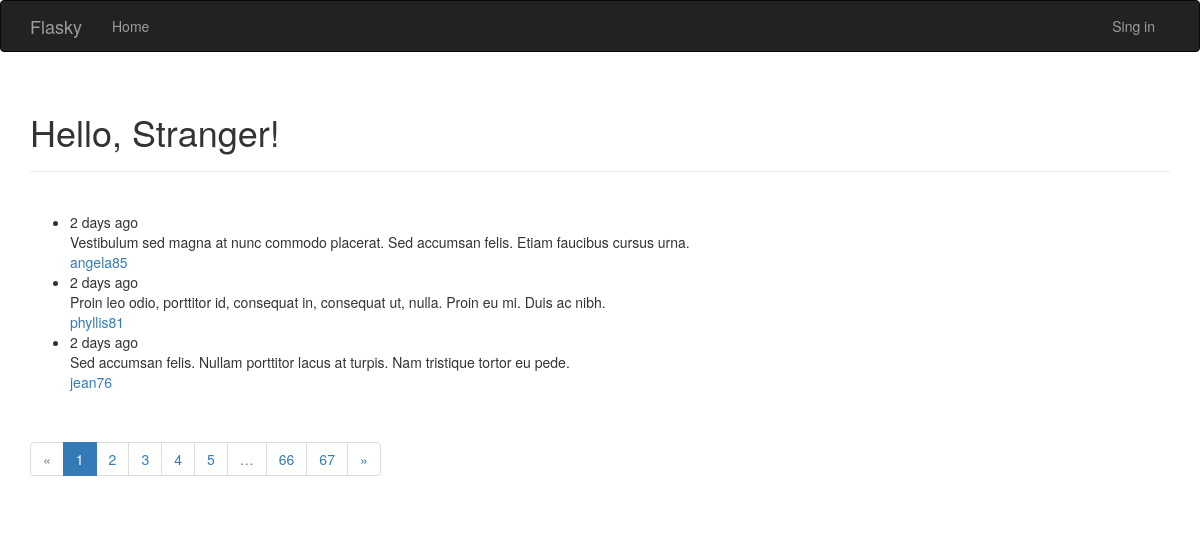
The page / on the database its author committed.
### app/models.py (models this page shows, shortened)
class Post(db.Model):
    __tablename__ = 'posts'
    id = db.Column(db.Integer, primary_key=True)
    body = db.Column(db.Text)
    timestmap = db.Column(db.DateTime, index=True, default=datetime.utcnow)
    author_id = db.Column(db.Integer, db.ForeignKey('users.id'))
    comments = db.relationship('Comment', backref='post', lazy='dynamic')

class User(UserMixin, db.Model):
    __tablename__ = 'users'
    id = db.Column(db.Integer, primary_key=True)
    username = db.Column(db.String(64), unique=True, index=True)
    email = db.Column(db.String(64), unique=True, index=True)
    role_id = db.Column(db.Integer, db.ForeignKey('roles.id'))
    password_hash = db.Column(db.String(128))
    posts = db.relationship('Post', backref='author', lazy='dynamic')
    comments = db.relationship('Comment', backref='author', lazy='dynamic')
    location = db.Column(db.String(64))
    about_me = db.Column(db.Text())
    member_since = db.Column(db.DateTime(), default=datetime.utcnow)
    last_seen = db.Column(db.DateTime(), default=datetime.utcnow)
    followed = db.relationship('Follow',                   #当前用户关注的人
                               foreign_keys=[Follow.follower_id],
                               backref=db.backref('follower', lazy='joined'),
                               lazy='dynamic',
                               cascade='all, delete-orphan')
    followers=db.relationship('Follow',                   #关注当前用户的人
                              foreign_keys=[Follow.followed_id],
                              backref=db.backref('followed', lazy='joined'),
                              lazy='dynamic',
                              cascade='all, delete-orphan')
    @property
    def password(self):
        raise AttributeError('password is not a readable attribute')

### app/main/views.py (the view)
@main.route('/',methods=['GET', 'POST'])
def index():
    form = PostForm()
    if current_user.can(Permission.WRITE_ARTICLES) and \
            form.validate_on_submit():
        post = Post(body=form.body.data,
                    author=current_user._get_current_object())
        db.session.add(post)
        return redirect(url_for('.index'))
    page = request.args.get('page', 1, type=int)
    pagination = Post.query.order_by(Post.timestmap.desc()).paginate(
        page, per_page=3,
        error_out=False)
    posts = pagination.items
    return render_template('index.html', form=form, posts=posts,
                           pagination=pagination)

### app/auth/views.py (called while the page is built)
@auth.before_app_request
def before_request():
    if current_user.is_authenticated:
        current_user.ping()

### app/main/__init__.py (called while the page is built)
@main.app_context_processor
def inject_permissions():
    return dict(Permission=Permission)

### app/models.py (called while the page is built)
    def can(self, permissions):
        return False

### app/templates/index.html (shortened to what this page needs)
{% extends "base.html" %}
{% import "bootstrap/wtf.html" as wtf %}
{% import "_macros.html" as macros %}
{% block page_content %}
<div class="page-header">
    <h1>Hello, {% if current_user.is_authenticated %}{{ current_user.username }}{% else %}Stranger{% endif %}!</h1>
</div>
<br/>
<div>
    <ul>
        {% for post in posts %}
        <li>
            <div>{{ moment(post.timestmap).fromNow() }}</div>
            <div>{{ post.body }}</div>
            <div><a href="{{ url_for('main.user', username=post.author.username) }}">{{ post.author.username }}</a></div>
        </li>
        {% endfor %}
    </ul>
</div>
{% if pagination %}
<div class="pagination">
    {{ macros.pagination_widget(pagination, '.index') }}
</div>
{% endif %}
{% endblock %}

### rows shown on the page
Post: timestmap "2 days ago", body "Vestibulum sed magna at nunc commodo placerat. Sed accumsan felis. Etiam faucibus cursus urna.", author.username "angela85"
Post: timestmap "2 days ago", body "Proin leo odio, porttitor id, consequat in, consequat ut, nulla. Proin eu mi. Duis ac nibh.", author.username "phyllis81"
Post: timestmap "2 days ago", body "Sed accumsan felis. Nullam porttitor lacus at turpis. Nam tristique tortor eu pede.", author.username "jean76"

### other values the page prints
{{ p }} "1"
{{ p }} "2" "3" "4" "5" "66" "67"
